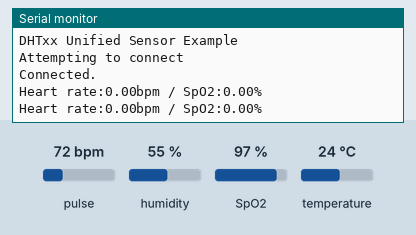
Simulated run of this sketch. Board: ESP8266 (NodeMCU). Shown: the last lines printed to the serial monitor. The test bench sets the inputs (shaded band); at power-on: pulse 72 bpm, SpO2 97 %, humidity 55 %, temperature 24 °C. WiFi joins after 1.5 s; servers stay silent unless stated.

Above: at 6.2 s.
6.3 s: pulse set to 42 bpm
At 15.21 s:
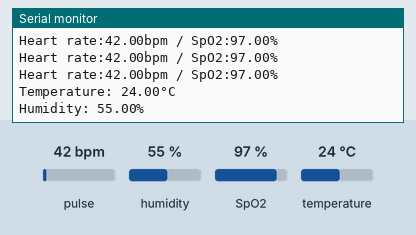
18.0 s: SpO2 set to 80 %
At 18.8 s:
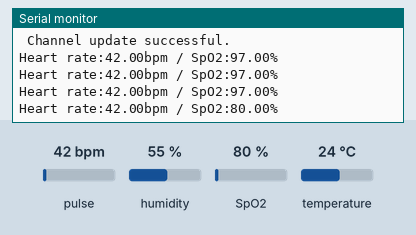
21.0 s: pulse set to 70 bpm
At 22.1 s:
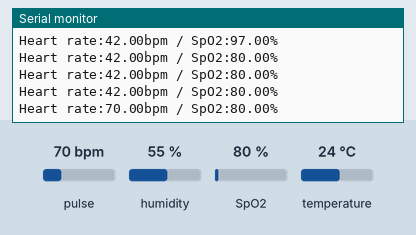
Timing chart, 0 to 24.0 s (numbered marks = the images above; inputs shaded):
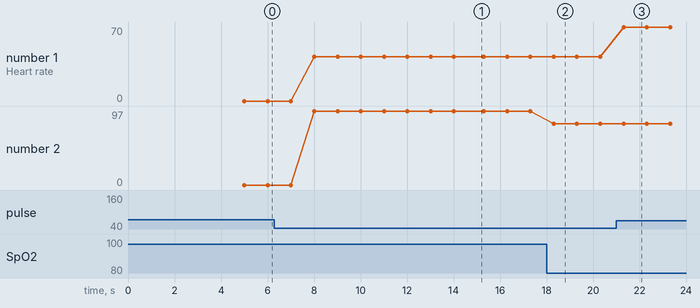

The sketch:

healthMonitoring.ino
```cpp
#include <Adafruit_Sensor.h>
#include <DHT.h>
#include <DHT_U.h>
#include <Wire.h>
#include "MAX30100_PulseOximeter.h"
#include "MAX30100.h"
#include <ESP8266WiFi.h>
#include "ThingSpeak.h"
#define REPORTING_PERIOD_MS     1000
const char* ssid = "Kirtik";   // your network SSID (name)
const char* password = "aaaaaaaa";   // your network password

WiFiClient  client;
MAX30100 maxim;
unsigned long myChannelNumber = 1;
const char * myWriteAPIKey = "H21GRYKEUWCSO421";

// Timer variables
unsigned long lastTime = 0;
unsigned long timerDelay = 15000;
#define DHTPIN 2

#define DHTTYPE    DHT11


PulseOximeter pox;

uint32_t tsLastReport = 0;

DHT_Unified dht(DHTPIN, DHTTYPE);

float temperatureC;
float humidity;
float pulse;
float spo2;
float motion;

void onBeatDetected()
{
    Serial.println("");
}
void setup() {
  // put your setup code here, to run once:
Serial.begin(115200);

    Serial.print("Initializing pulse oximeter..");
    if (!pox.begin()) {
        Serial.println("FAILED");
        for(;;);
    } else {
        Serial.println("SUCCESS");
    }

   pox.setOnBeatDetectedCallback(onBeatDetected);
     dht.begin();
  Serial.println(F("DHTxx Unified Sensor Example"));

  WiFi.mode(WIFI_STA);
  ThingSpeak.begin(client);
  sensor_t sensor;
 if(WiFi.status() != WL_CONNECTED){
  Serial.print("Attempting to connect");
  while(WiFi.status() != WL_CONNECTED){
    WiFi.begin(ssid, password);
    delay(5000);
  }
  Serial.println("\nConnected.");
 }

 }


void loop() {
  // put your main code here, to run repeatedly:

  pox.update();
  if (millis() - tsLastReport > REPORTING_PERIOD_MS) {
        Serial.print("Heart rate:");

        pulse = pox.getHeartRate();
        Serial.print(pulse);
        Serial.print("bpm / SpO2:");
        spo2 = pox.getSpO2();
        Serial.print(spo2);
        Serial.println("%");

        tsLastReport = millis();

    }


  if ((millis() - lastTime) > timerDelay) {

  // Get temperature event and print its value.
  sensors_event_t event;
    // Asynchronously dump heart rate and oxidation levels to the serial
    // For both, a value of 0 means "invalid"

      dht.temperature().getEvent(&event);
  if (isnan(event.temperature)) {
    Serial.println(F("Error reading temperature!"));
  }
  else {
    Serial.print(F("Temperature: "));
    Serial.print(event.temperature);
    temperatureC = event.temperature;
    Serial.println(F("°C"));
  }
  // Get humidity event and print its value.
  dht.humidity().getEvent(&event);
  if (isnan(event.relative_humidity)) {
    Serial.println(F("Error reading humidity!"));
  }
  else {
    Serial.print(F("Humidity: "));
    Serial.print(event.relative_humidity);
    humidity= event.relative_humidity;
    Serial.println(F("%"));
  }


      lastTime = millis();
      ThingSpeak.setField(1, pulse);
      ThingSpeak.setField(2, spo2);
      ThingSpeak.setField(3, temperatureC);
      ThingSpeak.setField(4, humidity);
    int x = ThingSpeak.writeFields(myChannelNumber, myWriteAPIKey);
    maxim.resetFifo();
    if(x == 200){
      Serial.println(" Channel update successful.");
    }
    else{
      Serial.println("Problem updating channel. HTTP error code " + String(x));
    }


    }


}
```

Measured:
- after the input at 6.3 s, the serial monitor: prints a new line after 1.7 s (image 1)
- after the input at 18.0 s, the serial monitor: prints a new line after 0.31 s (image 2)
- after the input at 21.0 s, the serial monitor: prints a new line after 0.31 s (image 3)
- plotted number 1: 0 → 42 after the input at 6.3 s, 42 → 70 after the input at 21.0 s
- plotted number 2: 97 → 80 after the input at 18.0 s
